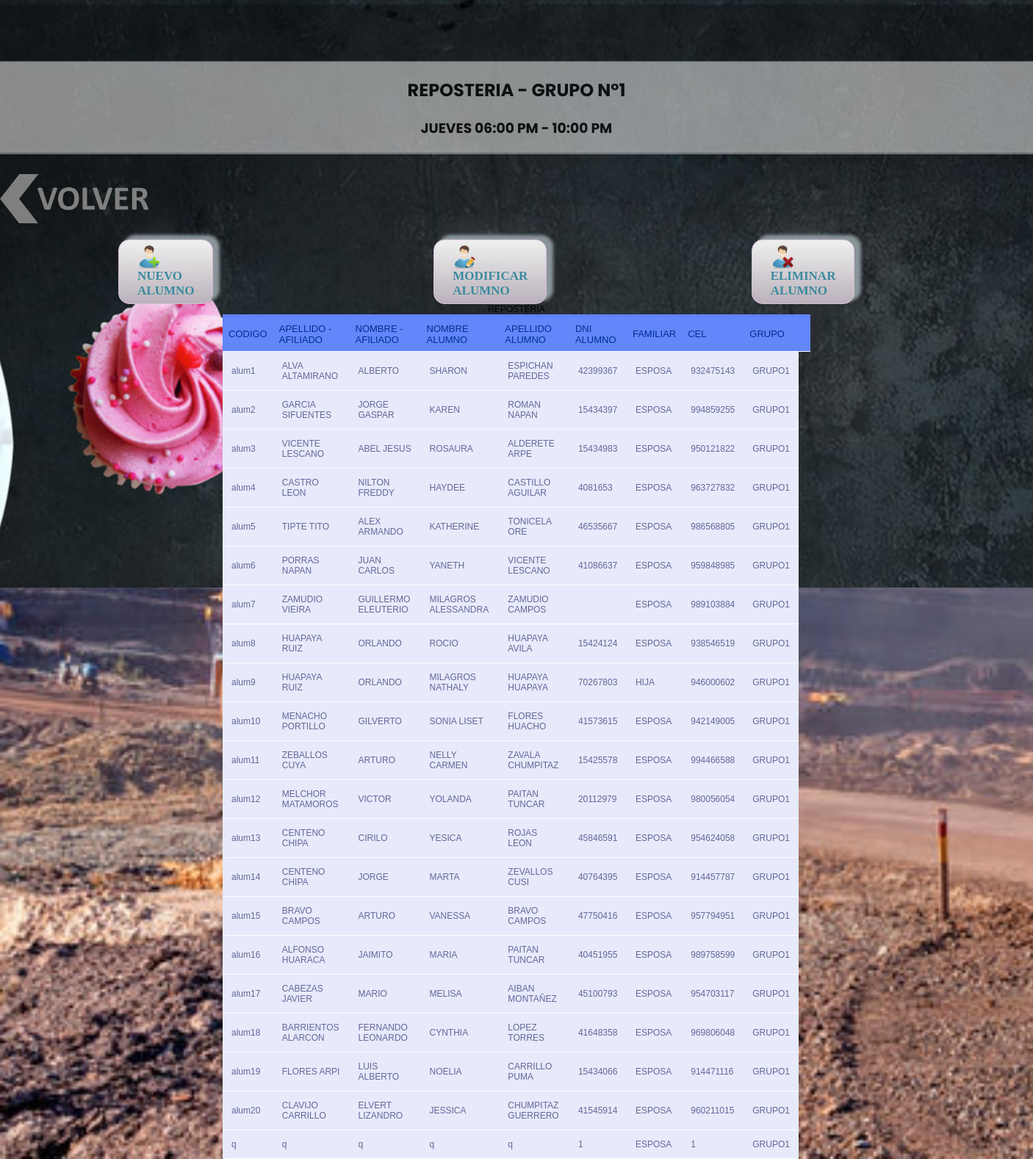
Page /paginas/cursos/reposteria/grupo1/alumnosreposteria.php on the committed database.
### tables this page shows
CREATE TABLE IF NOT EXISTS `alumnos` (
  `id_alum` varchar(6) DEFAULT NULL,
  `ape_afiliado` varchar(19) DEFAULT NULL,
  `nom_afiliado` varchar(19) DEFAULT NULL,
  `nom_alum` varchar(19) DEFAULT NULL,
  `ape_alum` varchar(19) DEFAULT NULL,
  `dni_alum` int(8) DEFAULT NULL,
  `familiar_alum` varchar(6) DEFAULT NULL,
  `cel_alum` int(9) DEFAULT NULL,
  `nom_curso` varchar(10) DEFAULT NULL,
  `grupo_alum` varchar(6) DEFAULT NULL
);

### paginas/cursos/reposteria/grupo1/alumnosreposteria.php (the view, shortened to what this page needs)
<html>
<head> <title>CURSOS VACACIONALES</title>
<link rel="stylesheet" type="text/css" href="../../../../css/cursos.css">
<link rel="stylesheet" href="../../../../css/inicio.css">
<link rel="stylesheet" href="../../../../css/boton.css">
</head>
<body>
 <br><br><br>
<?php
	$usuario = "root";
	$password = "";
	$servidor = "localhost";
	$conexion = mysqli_connect( $servidor, $usuario, $password ) or die ("No se ha podido conectar al servidor de Base de datos");
	?>
<section>
<hr>
<center> <h2>REPOSTERIA - GRUPO N°1 </h2>
         <h3>JUEVES 06:00 PM  -  10:00 PM </h3>
</center>
<hr>
</section>
<a href="../index.html" style="margin-right: 48%"><img src='../../../../img/volver.png' width='232' heigth='72' style="margin-right: 49%; margin-top: 9px" ></a>
	<form action = "" method="post">
<div class="container">
<div class="box">
<a href="nuevoalumno.php" target="popup" class="boton" style="margin-left: 70%"
onClick="window.open(this.href, this.target, 'toolbar=0 , location=1 , status=0 , menubar=1 , scrollbars=0 , resizable=1 ,left=150pt,top=150pt,width=600px,height=450px'); return false;"><img src='../../../../img/agregar.png' width='32' heigth='32'>
NUEVO ALUMNO
</a>
</div>
<div class="box">
<a href="modificaralumno.php" target="popup" class="boton" style="margin-left: 70%"
onClick="window.open(this.href, this.target, 'toolbar=0 , location=1 , status=0 , menubar=1 , scrollbars=0 , resizable=1 ,left=150pt,top=150pt,width=600px,height=500px'); return false;"><img src='../../../../img/modificar.ico' width='32' heigth='32'>
MODIFICAR ALUMNO
</a>
</div>
<div class="box">
<a href="eliminaralumno.php" target="popup" class="boton" style="margin-left: 70%"
onClick="window.open(this.href, this.target, 'toolbar=0 , location=1 , status=0 , menubar=1 , scrollbars=0 , resizable=1 ,left=150pt,top=150pt,width=600px,height=270px'); return false;"><img src='../../../../img/eliminar.png' width='32' heigth='32'>
ELIMINAR ALUMNO
</a>
</div>
</div>
	<?php
	if (isset($_POST["alumnos"]) && $_POST["alumnos"]!="a")    {
    $nom_dirigente= $_POST["alumnos"];
    $consulta = "SELECT * FROM alumnos where nom_alum='".$nom_alum."'";
    }else{
        $consulta = "SELECT id_alum,
                            ape_afiliado,
                            nom_afiliado,
                            nom_alum,
                             ape_alum,
                             dni_alum,
                             familiar_alum,
                             cel_alum,
                             nom_curso,
                             grupo_alum FROM alumnos  WHERE nom_curso = 'REPOSTERIA' AND grupo_alum='GRUPO1'";
    }
	$resultado = mysqli_query( $conexion, $consulta ) or die ( "Algo ha ido mal en la consulta a la base de datos");
	echo "<table width='800' align='center'>";
	echo"<caption>REPOSTERIA</caption>";
	echo "<tr>";
	echo "<th>CODIGO</th>";
	echo "<th>APELLIDO - AFILIADO</th>";
	echo "<th>NOMBRE - AFILIADO</th>";
	echo "<th>NOMBRE ALUMNO</th>";
	echo "<th>APELLIDO ALUMNO</th>";
    echo "<th>DNI ALUMNO</th>";
    echo "<th>FAMILIAR</th>";
    echo "<th>CEL</th>";
    echo "<th>GRUPO</th>";
    echo "<th></th>";
	echo "</tr>";
	while ($columna = mysqli_fetch_array( $resultado ) )
	{
		echo "<tr>";
		echo "<td>" . $columna['id_alum'] . "</td>";
		echo "<td>" . $columna['ape_afiliado'] . "</td>";
		echo "<td>" . $columna['nom_afiliado'] . "</td>";
        echo "<td>" . $columna['nom_alum'] . "</td>";
        echo "<td>" . $columna['ape_alum'] . "</td>";
        echo "<td>" . $columna['dni_alum'] . "</td>";
        echo "<td>" . $columna['familiar_alum'] . "</td>";
        echo "<td>" . $columna['cel_alum'] . "</td>";
        echo "<td>" . $columna['grupo_alum'] . "</td>";
        echo "</tr>";
     }
	    echo "</table>";
?>
</body>
</html>

### css/cursos.css (style rules this page uses)
body { font-family: Arial, Helvetica, sans-serif; }
table { font-family: "Lucida Sans Unicode", "Lucida Grande", Sans-Serif; font-size: 12px; margin: auto; text-align: left; border-collapse: collapse; }
th { font-size: 13px; font-weight: normal; padding: 8px; background: #6386FA; border-top: 4px solid #6182FD; border-bottom: 1px solid #fff; color: #00308F; }
td { padding: 12px; background: #E6EAFA; border-bottom: 1px solid #fff; color: #669; border-top: 1px solid transparent; }

### css/inicio.css (style rules this page uses)
html { background-image: url(../img/mina.jpg); background-size: cover; background-attachment: fixed; }
body { margin: 0; padding: 0; height: 100vh; font-family: 'Poppins', sans-serif; }

### css/boton.css (style rules this page uses)
.boton { box-shadow: 8px -5px 4px 1px #899599; background:linear-gradient(to bottom, #ededed 5%, #bab1ba 100%); background-color:#ededed; border-radius:15px; border:1px solid #d6bcd6; display:inline-block; cursor:pointer; color:#3a8a9e; font-family:Verdana; font-size:17px; font-weight:bold; padding:7px 25px; text-decoration:none; text-shadow:-5px -50px 50px #e1e2ed; }

### paginas/cursos/reposteria/grupo1/alumnosreposteria.php (style rules this page uses)
body { background-image: url(./../../../../img/fondoprincipal.jpg); background-position: center center; background-repeat: no-repeat; background-attachment: fixed; background-size: cover; background-color: #464646; }
section { background: #fff ; opacity: 0.5; }
.container { width: 1100px; display: flex; justify-content: space-between; flex-wrap: wrap; }

### rows in the picture
alumnos: id_alum "alum1", ape_afiliado "ALVA ALTAMIRANO", nom_afiliado "ALBERTO", nom_alum "SHARON", ape_alum "ESPICHAN PAREDES", dni_alum "42399367", familiar_alum "ESPOSA", cel_alum "932475143", grupo_alum "GRUPO1"
alumnos: id_alum "alum2", ape_afiliado "GARCIA SIFUENTES", nom_afiliado "JORGE GASPAR", nom_alum "KAREN", ape_alum "ROMAN NAPAN", dni_alum "15434397", familiar_alum "ESPOSA", cel_alum "994859255", grupo_alum "GRUPO1"
alumnos: id_alum "alum3", ape_afiliado "VICENTE LESCANO", nom_afiliado "ABEL JESUS", nom_alum "ROSAURA", ape_alum "ALDERETE ARPE", dni_alum "15434983", familiar_alum "ESPOSA", cel_alum "950121822", grupo_alum "GRUPO1"
alumnos: id_alum "alum4", ape_afiliado "CASTRO LEON", nom_afiliado "NILTON FREDDY", nom_alum "HAYDEE", ape_alum "CASTILLO AGUILAR", dni_alum "4081653", familiar_alum "ESPOSA", cel_alum "963727832", grupo_alum "GRUPO1"
alumnos: id_alum "alum5", ape_afiliado "TIPTE TITO", nom_afiliado "ALEX ARMANDO", nom_alum "KATHERINE", ape_alum "TONICELA ORE", dni_alum "46535667", familiar_alum "ESPOSA", cel_alum "986568805", grupo_alum "GRUPO1"
alumnos: id_alum "alum6", ape_afiliado "PORRAS NAPAN", nom_afiliado "JUAN CARLOS", nom_alum "YANETH", ape_alum "VICENTE LESCANO", dni_alum "41086637", familiar_alum "ESPOSA", cel_alum "959848985", grupo_alum "GRUPO1"
alumnos: id_alum "alum7", ape_afiliado "ZAMUDIO VIEIRA", nom_afiliado "GUILLERMO ELEUTERIO", nom_alum "MILAGROS ALESSANDRA", ape_alum "ZAMUDIO CAMPOS", familiar_alum "ESPOSA", cel_alum "989103884", grupo_alum "GRUPO1"
alumnos: id_alum "alum8", ape_afiliado "HUAPAYA RUIZ", nom_afiliado "ORLANDO", nom_alum "ROCIO", ape_alum "HUAPAYA AVILA", dni_alum "15424124", familiar_alum "ESPOSA", cel_alum "938546519", grupo_alum "GRUPO1"
alumnos: id_alum "alum9", ape_afiliado "HUAPAYA RUIZ", nom_afiliado "ORLANDO", nom_alum "MILAGROS NATHALY", ape_alum "HUAPAYA HUAPAYA", dni_alum "70267803", familiar_alum "HIJA", cel_alum "946000602", grupo_alum "GRUPO1"
alumnos: id_alum "alum10", ape_afiliado "MENACHO PORTILLO", nom_afiliado "GILVERTO", nom_alum "SONIA LISET", ape_alum "FLORES HUACHO", dni_alum "41573615", familiar_alum "ESPOSA", cel_alum "942149005", grupo_alum "GRUPO1"
alumnos: id_alum "alum11", ape_afiliado "ZEBALLOS CUYA", nom_afiliado "ARTURO", nom_alum "NELLY CARMEN", ape_alum "ZAVALA CHUMPITAZ", dni_alum "15425578", familiar_alum "ESPOSA", cel_alum "994466588", grupo_alum "GRUPO1"
alumnos: id_alum "alum12", ape_afiliado "MELCHOR MATAMOROS", nom_afiliado "VICTOR", nom_alum "YOLANDA", ape_alum "PAITAN TUNCAR", dni_alum "20112979", familiar_alum "ESPOSA", cel_alum "980056054", grupo_alum "GRUPO1"
alumnos: id_alum "alum13", ape_afiliado "CENTENO CHIPA", nom_afiliado "CIRILO", nom_alum "YESICA", ape_alum "ROJAS LEON", dni_alum "45846591", familiar_alum "ESPOSA", cel_alum "954624058", grupo_alum "GRUPO1"
alumnos: id_alum "alum14", ape_afiliado "CENTENO CHIPA", nom_afiliado "JORGE", nom_alum "MARTA", ape_alum "ZEVALLOS CUSI", dni_alum "40764395", familiar_alum "ESPOSA", cel_alum "914457787", grupo_alum "GRUPO1"
alumnos: id_alum "alum15", ape_afiliado "BRAVO CAMPOS", nom_afiliado "ARTURO", nom_alum "VANESSA", ape_alum "BRAVO CAMPOS", dni_alum "47750416", familiar_alum "ESPOSA", cel_alum "957794951", grupo_alum "GRUPO1"
alumnos: id_alum "alum16", ape_afiliado "ALFONSO HUARACA", nom_afiliado "JAIMITO", nom_alum "MARIA", ape_alum "PAITAN TUNCAR", dni_alum "40451955", familiar_alum "ESPOSA", cel_alum "989758599", grupo_alum "GRUPO1"
alumnos: id_alum "alum17", ape_afiliado "CABEZAS JAVIER", nom_afiliado "MARIO", nom_alum "MELISA", ape_alum "AIBAN MONTAÑEZ", dni_alum "45100793", familiar_alum "ESPOSA", cel_alum "954703117", grupo_alum "GRUPO1"
alumnos: id_alum "alum18", ape_afiliado "BARRIENTOS ALARCON", nom_afiliado "FERNANDO LEONARDO", nom_alum "CYNTHIA", ape_alum "LOPEZ TORRES", dni_alum "41648358", familiar_alum "ESPOSA", cel_alum "969806048", grupo_alum "GRUPO1"
alumnos: id_alum "alum19", ape_afiliado "FLORES ARPI", nom_afiliado "LUIS ALBERTO", nom_alum "NOELIA", ape_alum "CARRILLO PUMA", dni_alum "15434066", familiar_alum "ESPOSA", cel_alum "914471116", grupo_alum "GRUPO1"
alumnos: id_alum "alum20", ape_afiliado "CLAVIJO CARRILLO", nom_afiliado "ELVERT LIZANDRO", nom_alum "JESSICA", ape_alum "CHUMPITAZ GUERRERO", dni_alum "41545914", familiar_alum "ESPOSA", cel_alum "960211015", grupo_alum "GRUPO1"
alumnos: id_alum "q", ape_afiliado "q", nom_afiliado "q", nom_alum "q", ape_alum "q", dni_alum "1", familiar_alum "ESPOSA", cel_alum "1", grupo_alum "GRUPO1"
